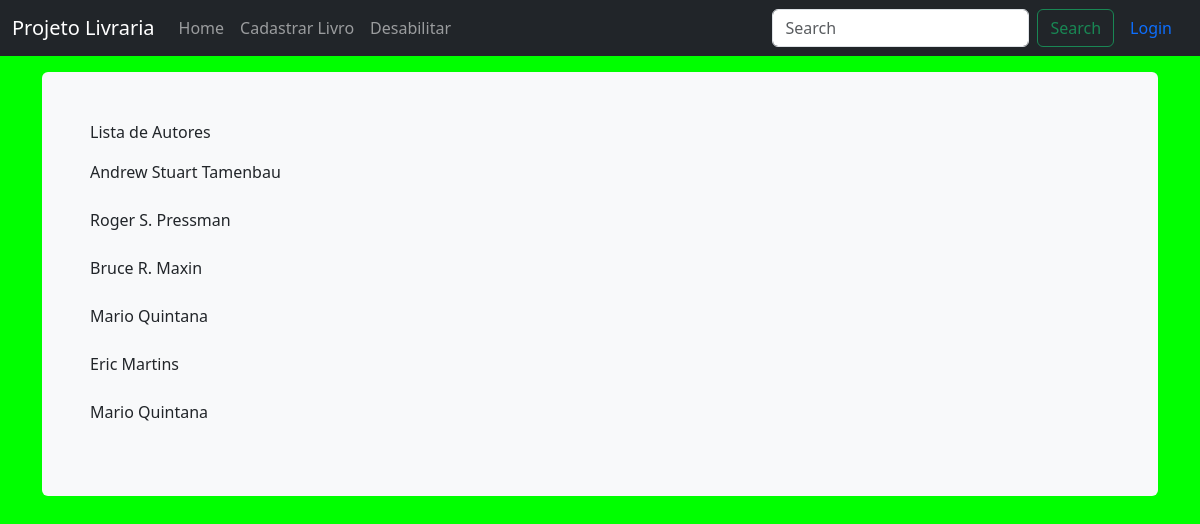
Page /listar_autores on the committed database.
### livraria/models.py (models this page shows, shortened)
class Autor(models.Model):
    nome = models.CharField(max_length=200)

### livraria/views.py (the view)
# urls.py: path('listar_autores', views.listar_autores, name='listar_autores'),
def listar_autores(request):
    autores = Autor.objects.all()
    autor = autores.first() if autores else None
    return render(request, 'livraria/listar_autores.html', {'autores': autores, 'autor': autor})

### livraria/templates/livraria/listar_autores.html (shortened to what this page needs)
<!DOCTYPE html>
<html lang="pt">
  <head>
  </head>
  <body>
    {% extends 'livraria/base.html' %} {% block content %}
    <p>Lista de Autores</p>
    {% for autor in autores %} {{ autor.nome }}
    <br /><br />
    {% endfor %} {% endblock %}

### livraria/static/navbar-fixed.css (style rules this page uses)
body { min-height: 75rem; padding-top: 4.5rem; }

### livraria/templates/livraria/base.html (style rules this page uses)
body.bg-verde { background-color: #00ff00; }

### rows in the picture
Autor: nome "Andrew Stuart Tamenbau"
Autor: nome "Roger S. Pressman"
Autor: nome "Bruce R. Maxin"
Autor: nome "Mario Quintana"
Autor: nome "Eric Martins"
Autor: nome "Mario Quintana"
